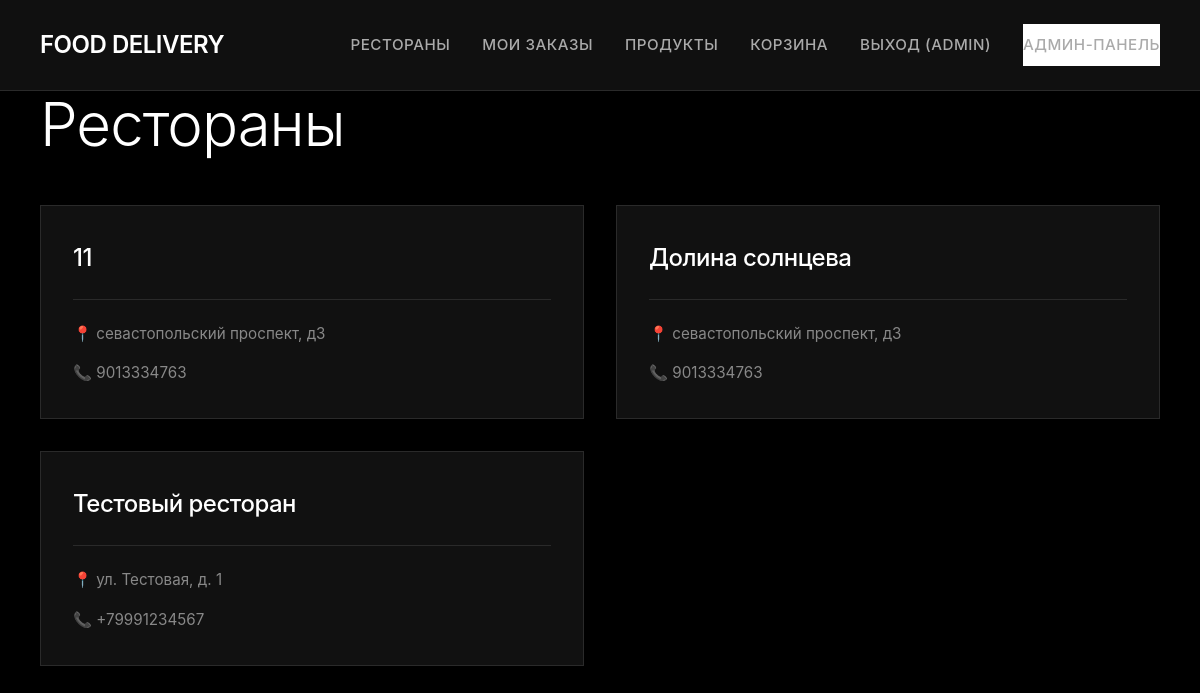
The app's page / (signed in) with its own data.
### app/models.py (models this page shows, shortened)
class Restaurant(models.Model):
    name = models.CharField(max_length=200, verbose_name="Название")
    address = models.CharField(max_length=300, verbose_name="Адрес")
    phone = models.CharField(max_length=20, verbose_name="Телефон")
    owner = models.ForeignKey(User, on_delete=models.CASCADE, verbose_name="Владелец")
    created_at = models.DateTimeField(auto_now_add=True, verbose_name="Дата создания")
    history = HistoricalRecords()
    class Meta:
        verbose_name = "Ресторан"# Единственное число
        verbose_name_plural = "Рестораны"# Множественное число
        ordering = ['name']# Сортировка по умолчанию

### app/views.py (the view)
# urls.py: path('', views.index, name='index'),
def index(request):
    restaurants = Restaurant.objects.all()
    cart_items_count = get_cart_items_count(request)
    print(f"DEBUG: Found {restaurants.count()} restaurants")
    for restaurant in restaurants:
        print(f"DEBUG: Restaurant - ID: {restaurant.id}, Name: {restaurant.name}")
    return render(request, 'index.html', {
        'restaurants': restaurants,
        'cart_items_count': cart_items_count
    })

### app/views.py (called while the page is built)
def get_cart_items_count(request):
    cart = request.session.get('cart', {})
    return sum(cart.values())

### app/templates/index.html (shortened to what this page needs)
{% load static %}
<!DOCTYPE html>
<html lang="ru">
<head>
  <link rel="stylesheet" href="{% static 'style.css' %}">
</head>
<body>
  <div class="header">
    <div class="container">
      <a href="{% url 'index' %}" class="logo">FOOD DELIVERY</a>
      <nav class="nav">
        <a href="{% url 'index' %}">Рестораны</a>
        {% if user.is_authenticated %}
        <a href="{% url 'orders' %}">Мои заказы</a>
        <a href="{% url 'product_list' %}">Продукты</a>
        <a href="{% url 'cart' %}" class="cart-link">
          Корзина{% if cart_items_count > 0 %} ({{ cart_items_count }}){% endif %}
        </a>
        <a href="{% url 'logout' %}">Выход ({{ user.username }})</a>
        {% else %}
        <a href="{% url 'login' %}">Вход</a>
        <a href="{% url 'register' %}">Регистрация</a>
        {% endif %}
        {% if user.is_superuser %}
        <a href="/admin/" class="admin-link">Админ-панель</a>
        {% endif %}
      </nav>
    </div>
  </div>
  <div class="container">
    <h1>Рестораны</h1>
    {% if restaurants %}
    <div class="restaurant-list">
      {% for restaurant in restaurants %}
      <a href="{% url 'restaurant_detail' restaurant.id %}" class="restaurant-card">
        <div class="restaurant-card-content">
          <h3>{{ restaurant.name }}</h3>
          <div class="restaurant-card-meta">
            <p>📍 {{ restaurant.address }}</p>
            <p>📞 {{ restaurant.phone }}</p>
          </div>
        </div>
      </a>
      {% endfor %}
    </div>
    {% else %}
    <div class="empty-state">
      <div class="empty-state-icon">🍽️</div>
      <h3>Ресторанов пока нет</h3>
      <p>Чтобы начать работу, добавьте рестораны через админ-панель</p>
    </div>
    {% endif %}
  </div>
</body>
</html>

### app/static/style.css (style rules this page uses)
:root { --black: #000000; --black-light: #0a0a0a; --gray-dark: #111111; --gray-medium: #1a1a1a; --gray-border: #2a2a2a; --gray-text: #888888; --gray-light: #aaaaaa; --white: #ffffff; --white-dark: #f5f5f5; --transition: all 0.4s cubic-bezier(0.4, 0, 0.2, 1); --shadow: 0 8px 32px rgba(0, 0, 0, 0.4); --shadow-hover: 0 16px 48px rgba(255, 255, 255, 0.08); }
* { margin: 0; padding: 0; box-sizing: border-box; }
html { scroll-behavior: smooth; }
body { font-family: 'Inter', -apple-system, BlinkMacSystemFont, 'Segoe UI', 'Roboto', 'Helvetica Neue', Arial, sans-serif; background: var(--black); color: var(--white); line-height: 1.7; padding: 0; margin: 0; font-size: 16px; -webkit-font-smoothing: antialiased; -moz-osx-font-smoothing: grayscale; }
.container { max-width: 1400px; margin: 0 auto; padding: 0 40px; }
.header { background: var(--gray-dark); border-bottom: 1px solid var(--gray-border); position: sticky; top: 0; z-index: 100; backdrop-filter: blur(10px); background: rgba(17, 17, 17, 0.95); }
.header .container { display: flex; justify-content: space-between; align-items: center; padding: 24px 40px; }
.logo { font-size: 1.5rem; font-weight: 600; letter-spacing: -0.5px; color: var(--white); text-decoration: none; }
.nav { display: flex; gap: 32px; align-items: center; }
.nav a { color: var(--gray-light); text-decoration: none; font-size: 0.95rem; font-weight: 500; letter-spacing: 0.5px; text-transform: uppercase; transition: var(--transition); position: relative; padding: 8px 0; }
.nav a::after { content: ''; position: absolute; bottom: 0; left: 0; width: 0; height: 2px; background: var(--white); transition: var(--transition); }
.admin-link { background: var(--white); color: var(--black); padding: 10px 24px; border-radius: 0; font-weight: 600; text-transform: uppercase; letter-spacing: 1px; font-size: 0.85rem; transition: var(--transition); }
.admin-link::after { display: none; }
h1 { font-size: clamp(2.5rem, 5vw, 4rem); font-weight: 300; letter-spacing: -1px; line-height: 1.1; margin-bottom: 16px; color: var(--white); }
h3 { font-size: 1.5rem; font-weight: 500; letter-spacing: -0.3px; margin-bottom: 12px; color: var(--white); }
p { margin: 16px 0; font-size: 1.05rem; color: var(--gray-light); line-height: 1.8; }
.restaurant-list { display: grid; grid-template-columns: repeat(auto-fill, minmax(380px, 1fr)); gap: 32px; margin: 48px 0; }
.restaurant-card { background: var(--gray-dark); border: 1px solid var(--gray-border); padding: 0; transition: var(--transition); position: relative; overflow: hidden; cursor: pointer; display: block; text-decoration: none; color: inherit; }
.restaurant-card::before { content: ''; position: absolute; top: 0; left: -100%; width: 100%; height: 100%; background: linear-gradient(90deg, transparent, rgba(255, 255, 255, 0.03), transparent); transition: var(--transition); }
.restaurant-card-content { padding: 32px; }
.restaurant-card h3 { font-size: 1.5rem; margin-bottom: 20px; letter-spacing: -0.5px; }
.restaurant-card h3 { color: var(--white); }
.restaurant-card-meta { display: flex; flex-direction: column; gap: 12px; margin-top: 20px; padding-top: 20px; border-top: 1px solid var(--gray-border); }
.restaurant-card-meta p { margin: 0; font-size: 0.95rem; color: var(--gray-text); display: flex; align-items: center; gap: 8px; }
.cart-link { position: relative; }
.cart-link::after { display: none; }

### records on screen
Restaurant: name "11", address "севастопольский проспект, д3", phone "9013334763"
Restaurant: name "Долина солнцева", address "севастопольский проспект, д3", phone "9013334763"
Restaurant: name "Тестовый ресторан", address "ул. Тестовая, д. 1", phone "+79991234567"

### other values on screen
{{ user.username }} "ADMIN"
